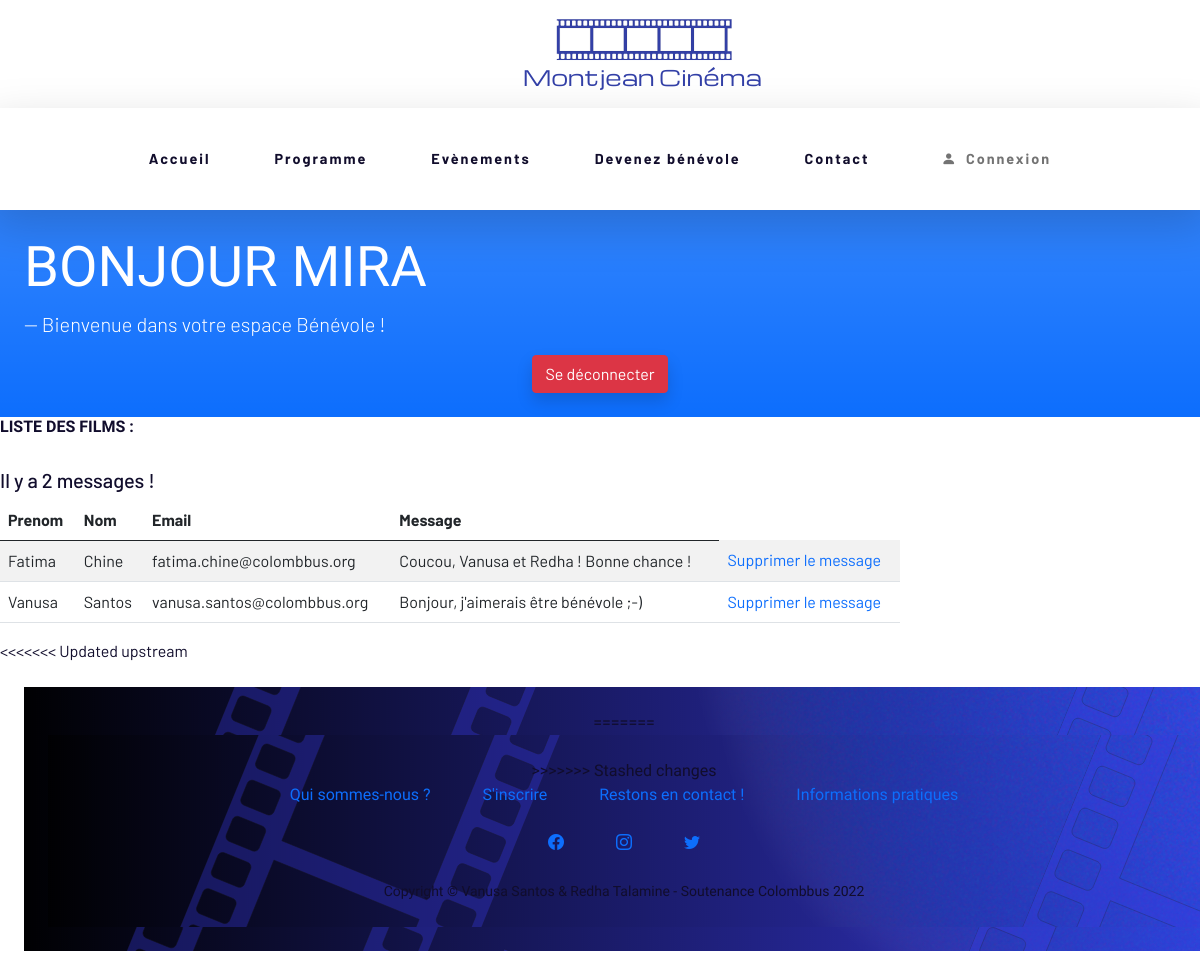
The page /admin/contact_admin.php (signed in) on the database its author committed.
### tables this page shows
CREATE TABLE `contact` (
  `id_contact` int(3) NOT NULL,
  `prenom` varchar(30) DEFAULT NULL,
  `nom` varchar(30) DEFAULT NULL,
  `email` varchar(50) NOT NULL,
  `message` mediumtext NOT NULL
);

### inc/fonctions.inc.php (called while the page is built, shortened)
<?php
function estConnecte() {
    if (isset($_SESSION['membre'])) {
        return true;
    } else {
        return false;
    }
}
function estAdmin() {
    if (estConnecte() && $_SESSION['membre']['statut'] == 1 ) {
        return true;
    } else {
        return false;
    }
}
?>

### admin/contact_admin.php (the view, shortened to what this page needs)
<?php
require_once '../inc/init.inc.php';
?>
<!DOCTYPE html>
<html lang="fr">
<head>
    <link rel="stylesheet" href="https://cdn.jsdelivr.net/npm/bootstrap-icons@1.5.0/font/bootstrap-icons.css">
    <link href="https://cdn.jsdelivr.net/npm/bootstrap@5.0.0-beta3/dist/css/bootstrap.min.css" rel="stylesheet">
    <link rel="stylesheet" href="css/styles.css" >
</head>
<body>
      <?php require_once '../inc/navbar.inc.php'; ?>
    <header class="container-fluid text-white bg-primary bg-gradient p-4">
            <h1 class="display-4 text-white ">Bonjour <?php echo $_SESSION['membre']['prenom']; ?></h1>
            <p class="lead">
            <?php
            if(estAdmin()) {
                echo ' -- Vous êtes administrateur</p>';
            } else {
                echo ' --  Bienvenue dans votre espace Bénévole !</p>';
            }
            ?>
            <ul class="nav nav-pills nav-fill">
            <?php
                if (estConnecte()) {
                    echo '<li class="nav-item"><a class="btn btn-danger shadow" href="connexion.php?action=deconnexion">Se déconnecter</a></li>';
                }
            ?>
            </ul>
    </header>
        <div class="col-12">
            <section>
                <div class="col-9">
                    <h2>Liste des films :</h2>
                    <br>
                    <?php
                    $requete = $pdoMJC->query( " SELECT * FROM contact ORDER BY id_contact ASC " );
                    $nbr_message = $requete->rowCount();
                    ?>
                    <h5>Il y a <?php echo $nbr_message; ?> messages ! </h5>
                    <table class="table table-striped">
                        <thead>
                            <tr>
                                <th>Prenom</th>
                                <th>Nom</th>
                                <th>Email</th>
                                <th>Message</th>
                            </tr>
                        </thead>
                        <tbody>
                            <?php while ( $ligne = $requete->fetch( PDO::FETCH_ASSOC )) { ?>
                            <tr>
                                <td><?php echo $ligne['prenom']; ?></td>
                                <td><?php echo $ligne['nom']; ?></td>
                                <td><?php echo $ligne['email']; ?></td>
                                <td><?php echo $ligne['message']; ?></td>
                                <td><a href="?action=supprimer&id_contact=<?php echo $ligne['id_contact']; ?>" onclick="return(confirm('Voulez-vous supprimer le message ? '))">Supprimer le message</a></td>
                            </tr>
                            <?php } ?>
                        </tbody>
                    </table>
                </div>
            </section>
        </div>
    <?php require_once '../inc/footer.inc.php';?>
</body>
</html>

### css/styles.css (style rules this page uses)
body { font-family: 'Barlow', bold, sans-serif; color: #110D2C; font-size: 1em; }
h1, h2, h3, h4 { font-family: 'Michroma', sans-serif; color: #110D2C; font-size: 1em; font-weight: bold; text-transform: uppercase; }
a:link { text-decoration: none; }

### rows shown on the page
contact: prenom "Fatima", nom "Chine", email "fatima.chine@colombbus.org", message "Coucou, Vanusa et Redha ! Bonne chance !"
contact: prenom "Vanusa", nom "Santos", email "vanusa.santos@colombbus.org", message "Bonjour, j'aimerais être bénévole ;-)"

### other values the page prints
$_SESSION['membre']['prenom'] "MIRA"
$nbr_message "2"
